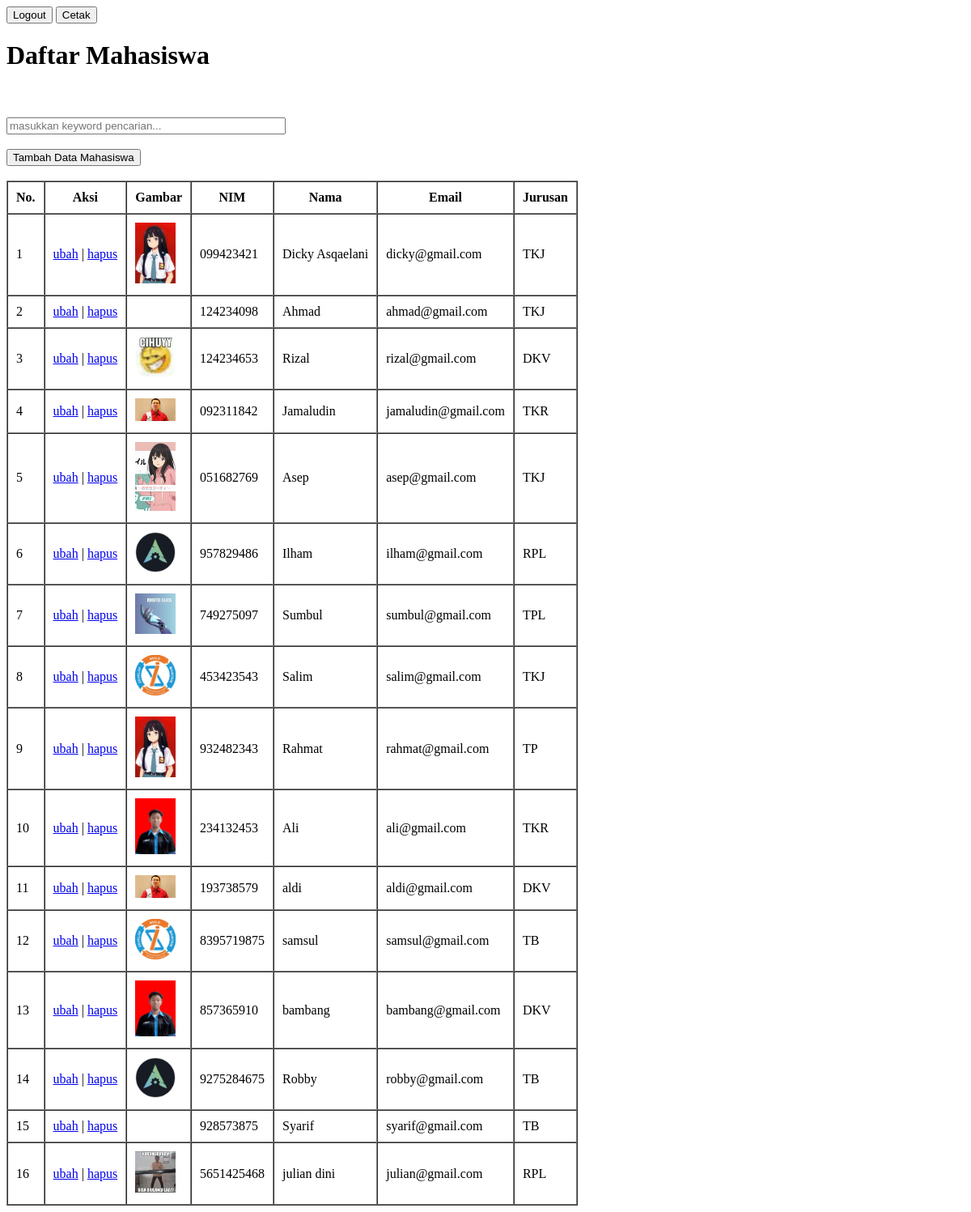
The app's page /pertemuan21/index.php (signed in) with its own data.
### tables this page shows
CREATE TABLE `mahasiswa` (
  `id` int(11) NOT NULL,
  `nama` varchar(100) DEFAULT NULL,
  `nim` varchar(10) DEFAULT NULL,
  `email` varchar(100) DEFAULT NULL,
  `jurusan` varchar(100) DEFAULT NULL,
  `gambar` varchar(100) DEFAULT NULL
);

### pertemuan21/functions.php (called while the page is built, shortened)
<?php
$db = mysqli_connect('sql302.infinityfree.com', 'if0_36609024', 'DickyBulin26', 'if0_36609024_phpdasar');
function query($query)
{
    global $db;
    $result = mysqli_query($db, $query);
    $rows = [];
    while ($row = mysqli_fetch_assoc($result)) {
        $rows[] = $row;
    }
    return $rows;
}

### pertemuan21/index.php (the view, shortened to what this page needs)
<?php
$mahasiswa = query("SELECT * FROM mahasiswa");
?>
<!DOCTYPE html>
<html lang="en">
<head>
</head>
<body>
    <a href="logout.php" class="logout"><button>Logout</button></a>
    <a href="cetak.php" target="_blank" class="cetak"><button>Cetak</button></a>
    <h1>Daftar Mahasiswa</h1>
    <br><br>
    <div class="cari">
        <form action="" method="post">
            <input type="text" name="keyword" size="40" id="keyword" autocomplete="off" placeholder="masukkan keyword pencarian...">
        </form>
    </div>
    <br>
    <a href="tambah.php" class="tambah"><button>Tambah Data Mahasiswa</button></a>
    <br><br>
    <div id="container">
        <table border="1" cellpadding="10" cellspacing="0">
            <tr>
                <th>No.</th>
                <th>Aksi</th>
                <th>Gambar</th>
                <th>NIM</th>
                <th>Nama</th>
                <th>Email</th>
                <th>Jurusan</th>
            </tr>
            <?php $i = 1; ?>
            <?php foreach ($mahasiswa as $row) : ?>
                <tr>
                    <td><?php echo $i; ?></td>
                    <td>
                        <a href="ubah.php?id=<?= $row['id']; ?>">ubah</a> |
                        <a href="hapus.php?id=<?= $row['id'];
                                                ?>" onclick="return confirm('apakah anda yakin ingin menghapus data?');">hapus</a>
                    </td>
                    <td><img src="img/<?= $row['gambar']; ?>" width="50" alt=""></td>
                    <td><?= $row['nim']; ?></td>
                    <td><?= $row['nama']; ?></td>
                    <td><?= $row['email']; ?></td>
                    <td><?= $row['jurusan']; ?></td>
                </tr>
                <?php $i++; ?>
            <?php endforeach; ?>
        </table>
    </div>
</body>
</html>

### records on screen
mahasiswa: gambar (picture), nim "099423421", nama "Dicky Asqaelani", email "dicky@gmail.com", jurusan "TKJ"
mahasiswa: nim "124234098", nama "Ahmad", email "ahmad@gmail.com", jurusan "TKJ"
mahasiswa: gambar (picture), nim "124234653", nama "Rizal", email "rizal@gmail.com", jurusan "DKV"
mahasiswa: gambar (picture), nim "092311842", nama "Jamaludin", email "jamaludin@gmail.com", jurusan "TKR"
mahasiswa: gambar (picture), nim "051682769", nama "Asep", email "asep@gmail.com", jurusan "TKJ"
mahasiswa: gambar (picture), nim "957829486", nama "Ilham", email "ilham@gmail.com", jurusan "RPL"
mahasiswa: gambar (picture), nim "749275097", nama "Sumbul", email "sumbul@gmail.com", jurusan "TPL"
mahasiswa: gambar (picture), nim "453423543", nama "Salim", email "salim@gmail.com", jurusan "TKJ"
mahasiswa: gambar (picture), nim "932482343", nama "Rahmat", email "rahmat@gmail.com", jurusan "TP"
mahasiswa: gambar (picture), nim "234132453", nama "Ali", email "ali@gmail.com", jurusan "TKR"
mahasiswa: gambar (picture), nim "193738579", nama "aldi", email "aldi@gmail.com", jurusan "DKV"
mahasiswa: gambar (picture), nim "8395719875", nama "samsul", email "samsul@gmail.com", jurusan "TB"
mahasiswa: gambar (picture), nim "857365910", nama "bambang", email "bambang@gmail.com", jurusan "DKV"
mahasiswa: gambar (picture), nim "9275284675", nama "Robby", email "robby@gmail.com", jurusan "TB"
mahasiswa: nim "928573875", nama "Syarif", email "syarif@gmail.com", jurusan "TB"
mahasiswa: gambar (picture), nim "5651425468", nama "julian dini", email "julian@gmail.com", jurusan "RPL"
